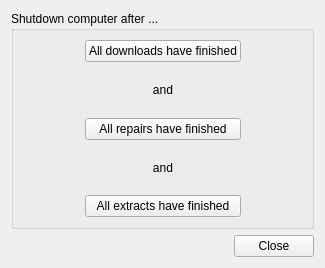
<?xml version="1.0" encoding="UTF-8"?>
<ui version="4.0">
 <class>Shutdown</class>
 <widget class="QWidget" name="Shutdown">
  <property name="geometry">
   <rect>
    <x>0</x>
    <y>0</y>
    <width>325</width>
    <height>268</height>
   </rect>
  </property>
  <property name="windowTitle">
   <string>Shutdown Computer</string>
  </property>
  <property name="windowIcon">
   <iconset resource="resource.qrc">
    <normaloff>:/resource/png/shutdown.png</normaloff>:/resource/png/shutdown.png</iconset>
  </property>
  <layout class="QVBoxLayout" name="verticalLayout_2">
   <item>
    <widget class="QGroupBox" name="grpShutdown">
     <property name="sizePolicy">
      <sizepolicy hsizetype="Preferred" vsizetype="MinimumExpanding">
       <horstretch>0</horstretch>
       <verstretch>0</verstretch>
      </sizepolicy>
     </property>
     <property name="title">
      <string>Shutdown computer after ...</string>
     </property>
     <property name="checkable">
      <bool>false</bool>
     </property>
     <layout class="QHBoxLayout" name="horizontalLayout">
      <item>
       <spacer name="horizontalSpacer_2">
        <property name="orientation">
         <enum>Qt::Horizontal</enum>
        </property>
        <property name="sizeHint" stdset="0">
         <size>
          <width>38</width>
          <height>20</height>
         </size>
        </property>
       </spacer>
      </item>
      <item>
       <layout class="QVBoxLayout" name="verticalLayout">
        <item>
         <widget class="QPushButton" name="btnDownloads">
          <property name="text">
           <string>All downloads have finished</string>
          </property>
          <property name="icon">
           <iconset resource="resource.qrc">
            <normaloff>:/resource/16x16_ico_png/ico_download.png</normaloff>:/resource/16x16_ico_png/ico_download.png</iconset>
          </property>
          <property name="checkable">
           <bool>true</bool>
          </property>
         </widget>
        </item>
        <item>
         <widget class="QLabel" name="label">
          <property name="text">
           <string>and</string>
          </property>
          <property name="alignment">
           <set>Qt::AlignCenter</set>
          </property>
         </widget>
        </item>
        <item>
         <widget class="QPushButton" name="btnRepairs">
          <property name="text">
           <string>All repairs have finished</string>
          </property>
          <property name="icon">
           <iconset resource="resource.qrc">
            <normaloff>:/resource/16x16_ico_png/ico_recovery.png</normaloff>:/resource/16x16_ico_png/ico_recovery.png</iconset>
          </property>
          <property name="checkable">
           <bool>true</bool>
          </property>
         </widget>
        </item>
        <item>
         <widget class="QLabel" name="label_2">
          <property name="text">
           <string>and</string>
          </property>
          <property name="alignment">
           <set>Qt::AlignCenter</set>
          </property>
         </widget>
        </item>
        <item>
         <widget class="QPushButton" name="btnUnpacks">
          <property name="text">
           <string>All extracts have finished</string>
          </property>
          <property name="icon">
           <iconset resource="resource.qrc">
            <normaloff>:/resource/16x16_ico_png/ico_extract.png</normaloff>:/resource/16x16_ico_png/ico_extract.png</iconset>
          </property>
          <property name="checkable">
           <bool>true</bool>
          </property>
         </widget>
        </item>
       </layout>
      </item>
      <item>
       <spacer name="horizontalSpacer_3">
        <property name="orientation">
         <enum>Qt::Horizontal</enum>
        </property>
        <property name="sizeHint" stdset="0">
         <size>
          <width>39</width>
          <height>20</height>
         </size>
        </property>
       </spacer>
      </item>
     </layout>
    </widget>
   </item>
   <item>
    <layout class="QHBoxLayout" name="horizontalLayout_2">
     <item>
      <spacer name="horizontalSpacer">
       <property name="orientation">
        <enum>Qt::Horizontal</enum>
       </property>
       <property name="sizeHint" stdset="0">
        <size>
         <width>40</width>
         <height>20</height>
        </size>
       </property>
      </spacer>
     </item>
     <item>
      <widget class="QPushButton" name="btnClose">
       <property name="text">
        <string>Close</string>
       </property>
      </widget>
     </item>
    </layout>
   </item>
  </layout>
 </widget>
 <resources>
  <include location="resource.qrc"/>
 </resources>
 <connections/>
</ui>
